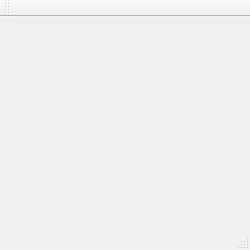
<?xml version="1.0" encoding="UTF-8"?>
<ui version="4.0">
 <class>MainWindow</class>
 <widget class="QMainWindow" name="MainWindow">
  <property name="geometry">
   <rect>
    <x>0</x>
    <y>0</y>
    <width>250</width>
    <height>250</height>
   </rect>
  </property>
  <property name="windowTitle">
   <string>Hello</string>
  </property>
  <widget class="QWidget" name="centralWidget">
   <layout class="QGridLayout" name="gridLayout">
    <item row="0" column="0">
     <widget class="GLWidget" name="glWidget" native="true"/>
    </item>
   </layout>
  </widget>
  <widget class="QMenuBar" name="menuBar">
   <property name="geometry">
    <rect>
     <x>0</x>
     <y>0</y>
     <width>250</width>
     <height>20</height>
    </rect>
   </property>
  </widget>
  <widget class="QToolBar" name="mainToolBar">
   <attribute name="toolBarArea">
    <enum>TopToolBarArea</enum>
   </attribute>
   <attribute name="toolBarBreak">
    <bool>false</bool>
   </attribute>
  </widget>
  <widget class="QStatusBar" name="statusBar"/>
 </widget>
 <layoutdefault spacing="6" margin="11"/>
 <customwidgets>
  <customwidget>
   <class>GLWidget</class>
   <extends>QWidget</extends>
   <header>glwidget.h</header>
   <container>1</container>
  </customwidget>
 </customwidgets>
 <resources/>
 <connections/>
</ui>
